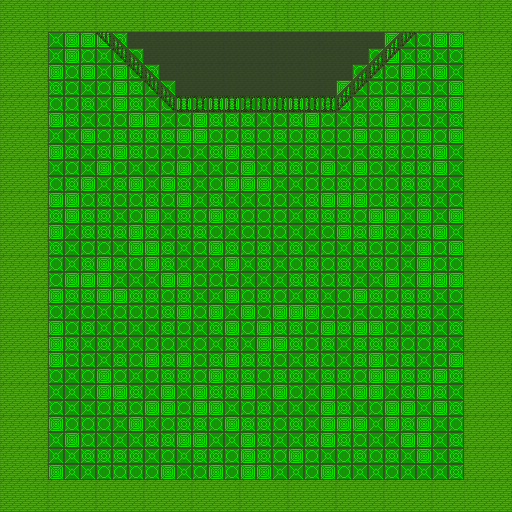

A 2D game scene composited from a Tiled map and its tileset images. What follows is a short description and the map's XML, with each tile layer's data collapsed to a summary:
An orthogonal 32x32 tile map with 16x16 px tiles, 2 tile layers (Tile Layer 1, Tile Layer 2).

<map version="1.10" tiledversion="1.10.1" orientation="orthogonal" renderorder="right-down" width="32" height="32" tilewidth="16" tileheight="16" infinite="0" nextlayerid="6" nextobjectid="1">
 <editorsettings>
  <export target="wiz.json" format="json" />
 </editorsettings>
 <tileset firstgid="1" name="tileset" tilewidth="16" tileheight="16" tilecount="2112" columns="33">
  <image source="tileset.png" width="528" height="1024" />
 </tileset>
 <layer id="4" name="Tile Layer 1" width="32" height="32">
  <data>[1024 cells, 1024 non-empty, 4 distinct tile ids]</data>
 </layer>
 <layer id="5" name="Tile Layer 2" width="32" height="32">
  <data>[1024 cells, 376 non-empty, 17 distinct tile ids]</data>
 </layer>
</map>
